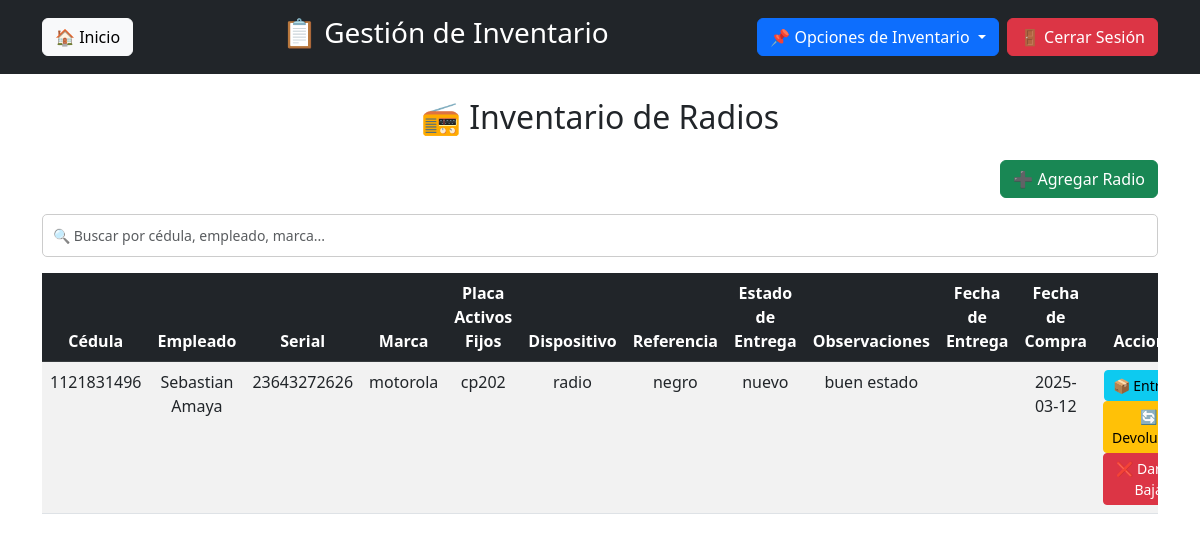
Page /inventario/vistas/inventario_radios.php on the earlier database version.
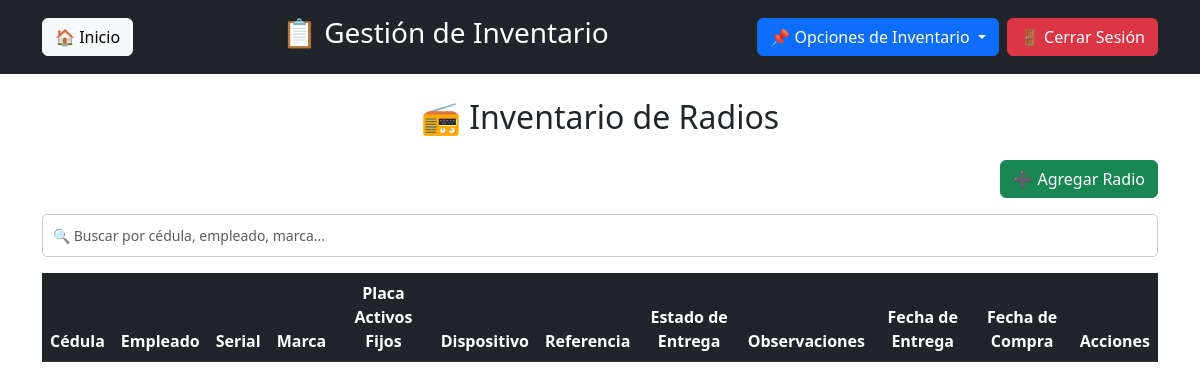
Same page on the later database version.
### tables this page shows
CREATE TABLE `radios` (
  `id` int(11) NOT NULL AUTO_INCREMENT,
  `cedula` varchar(20) DEFAULT NULL,
  `serial` varchar(50) DEFAULT NULL,
  `marca` varchar(50) DEFAULT NULL,
  `placa_activos_fijos` varchar(50) DEFAULT NULL,
  `dispositivo` varchar(50) DEFAULT NULL,
  `referencia` varchar(50) DEFAULT NULL,
  `estado_entrega` varchar(50) DEFAULT NULL,
  `observaciones` text DEFAULT NULL,
  `fecha_entrega` date DEFAULT NULL,
  `fecha_compra` date DEFAULT NULL,
  PRIMARY KEY (`id`),
  KEY `cedula` (`cedula`),
  CONSTRAINT `radios_ibfk_1` FOREIGN KEY (`cedula`) REFERENCES `empleados` (`cedula`) ON DELETE CASCADE
);

CREATE TABLE `empleados` (
  `cedula` varchar(20) NOT NULL,
  `nombre` varchar(100) DEFAULT NULL,
  `cargo` varchar(50) DEFAULT NULL,
  `area` varchar(50) DEFAULT NULL,
  `sub_area` varchar(50) DEFAULT NULL,
  PRIMARY KEY (`cedula`)
);

### inventario/vistas/inventario_radios.php (the view, shortened to what this page needs)
<?php
require '../db.php';
$query = "
    SELECT r.*, e.nombre
    FROM radios r
    JOIN empleados e ON r.cedula = e.cedula
";
$radios = $pdo->query($query)->fetchAll(PDO::FETCH_ASSOC);
?>
<?php include 'header.php'; ?>
<div class="container mt-4">
    <h2 class="text-center mb-4">📻 Inventario de Radios</h2>
    <div class="d-flex justify-content-end mb-3">
        <a href="agregar_radio.php" class="btn btn-success">➕ Agregar Radio</a>
    </div>
    <div class="mb-3">
        <input type="text" id="searchInput" class="form-control" placeholder="🔍 Buscar por cédula, empleado, marca...">
    </div>
    <div class="table-responsive">
        <table class="table table-striped table-hover text-center">
            <thead class="table-dark">
                <tr>
                    <th>Cédula</th>
                    <th>Empleado</th>
                    <th>Serial</th>
                    <th>Marca</th>
                    <th>Placa Activos Fijos</th>
                    <th>Dispositivo</th>
                    <th>Referencia</th>
                    <th>Estado de Entrega</th>
                    <th>Observaciones</th>
                    <th>Fecha de Entrega</th>
                    <th>Fecha de Compra</th>
                    <th>Acciones</th>
                </tr>
            </thead>
            <tbody id="radiosTable">
                <?php foreach ($radios as $radio): ?>
                <tr>
                    <td><?= htmlspecialchars($radio['cedula']) ?></td>
                    <td><?= htmlspecialchars($radio['nombre']) ?></td>
                    <td><?= htmlspecialchars($radio['serial']) ?></td>
                    <td><?= htmlspecialchars($radio['marca']) ?></td>
                    <td><?= htmlspecialchars($radio['placa_activos_fijos']) ?></td>
                    <td><?= htmlspecialchars($radio['dispositivo']) ?></td>
                    <td><?= htmlspecialchars($radio['referencia']) ?></td>
                    <td><?= htmlspecialchars($radio['estado_entrega']) ?></td>
                    <td><?= htmlspecialchars($radio['observaciones']) ?></td>
                    <td><?= htmlspecialchars($radio['fecha_entrega']) ?></td>
                    <td><?= htmlspecialchars($radio['fecha_compra']) ?></td>
                    <td>
                        <a href="entregar_radio.php?serial=<?= htmlspecialchars($radio['serial']) ?>" class="btn btn-info btn-sm">📦 Entrega</a>
                        <a href="devolver_radio.php?serial=<?= htmlspecialchars($radio['serial']) ?>" class="btn btn-warning btn-sm">🔄 Devolución</a>
                        <a href="dar_baja_radio.php?id=<?= htmlspecialchars($radio['id']) ?>" class="btn btn-danger btn-sm" onclick="return confirm('¿Estás seguro de que deseas dar de baja este radio?');">❌ Dar de Baja</a>
                    </td>
                </tr>
                <?php endforeach; ?>
            </tbody>
        </table>
    </div>
</div>

Differences in the rows shown:
removed radios: cedula "1121831496", cedula.nombre "Sebastian Amaya", serial "23643272626", marca "motorola", placa_activos_fijos "cp202", dispositivo "radio", referencia "negro", estado_entrega "nuevo", observaciones "buen estado", fecha_compra "2025-03-12"
